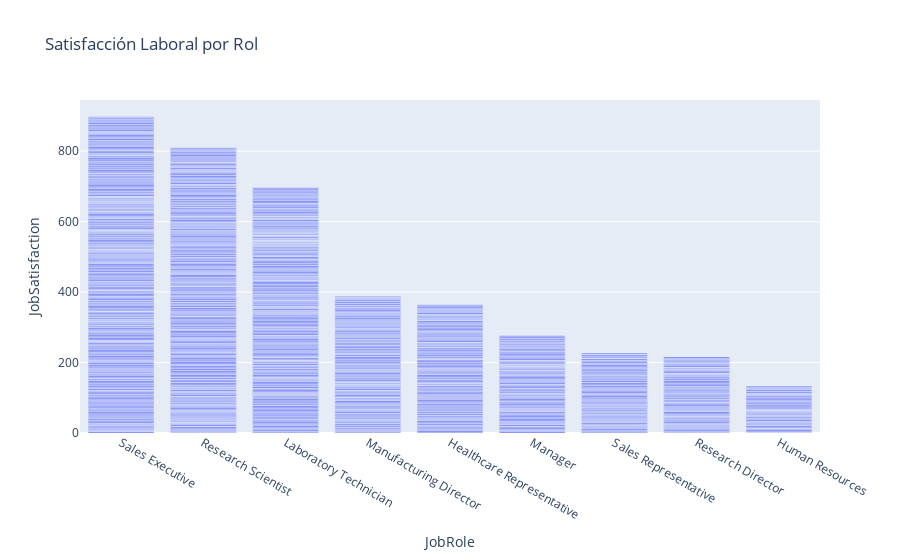

Notebook source saved alongside this figure:
### Code cell
fig = px.bar(data, x='JobRole', y='JobSatisfaction',
title='Satisfacción Laboral por Rol')
fig.show()

### Figure 1 — Plotly figure (JSON) as saved in the notebook; plotly's stock layout.template omitted (floating-point values rounded to 4 significant figures; data arrays with more than 128 entries replaced by an {"elided": "..."} marker saying what was removed)
{"data": [{"alignmentgroup": "True", "hovertemplate": "JobRole=%{x}<br>JobSatisfaction=%{y}<extra></extra>", "legendgroup": "", "marker": {"color": "#636efa", "pattern": {"shape": ""}}, "name": "", "offsetgroup": "", "orientation": "v", "showlegend": false, "textposition": "auto", "type": "bar", "x": {"elided": "1470 str values"}, "xaxis": "x", "y": {"elided": "1470 int values"}, "yaxis": "y"}], "layout": {"barmode": "relative", "legend": {"tracegroupgap": 0}, "title": {"text": "Satisfacción Laboral por Rol"}, "xaxis": {"anchor": "y", "domain": [0, 1], "title": {"text": "JobRole"}}, "yaxis": {"anchor": "x", "domain": [0, 1], "title": {"text": "JobSatisfaction"}}}}
